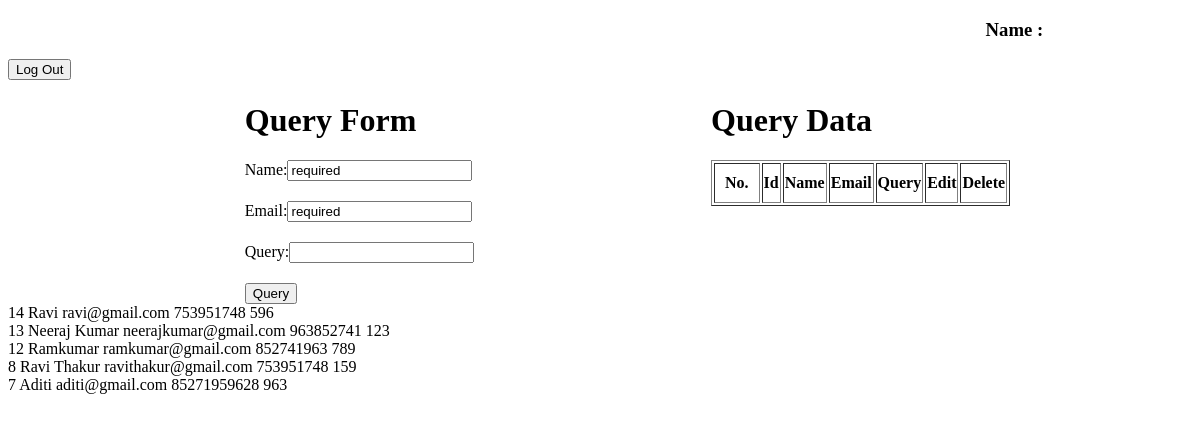
Page /slice/ on the earlier database version.
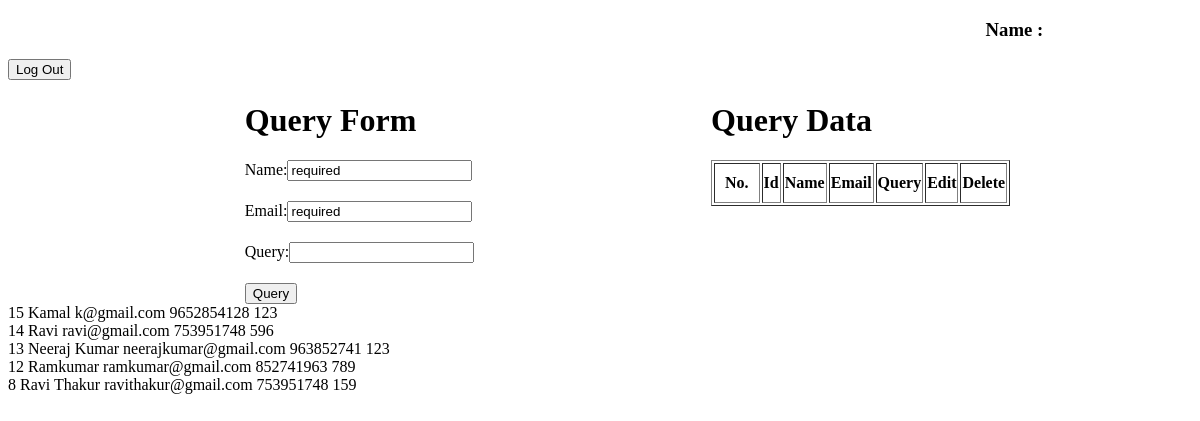
Same page on the later database version.
### app/models.py (models this page shows)
class Student(models.Model):
    stu_name=models.CharField(max_length=50)
    stu_email=models.EmailField()
    stu_contact=models.IntegerField()
    stu_password=models.CharField(max_length=25)
    def __str__(self):
       return self.stu_name

### app/views.py (the view)
# urls.py: path('slice/', views.slice, name='slice'),
def slice(request):
    data=(Student.objects.all().order_by('-id')[:5])
    print(data)
    return render (request, 'dashboard.html', {'data':data})

### app/templates/dashboard.html (shortened to what this page needs)
<!DOCTYPE html>
<html lang="en">
<head>
</head>
<body>
    <nav>
        <div>
            <h3 style="margin-left: 70%;" align="center">Name : {{data.nm}}</h3>
        </div>
        <div>
            <a href="{% url 'logout' %}"><button>Log Out</button></a>
        </div>
    </nav>
    <div style="display: flex;">
        {% if edit %}
        <div style="margin-left: 20%;">
            <h1>Query Form</h1>
            <form  action="{% url 'update' x=edit.id %}" x=edit.id method="post">
            {% csrf_token %}
                Name:<input style="margin-bottom: 20px;" type="text" name="name" readonly value={{edit.nm}} required /> <br>
                Email:<input style="margin-bottom: 20px;" type="email"  name="email" readonly value={{edit.em}} required /> <br>
                Query:<input style="margin-bottom: 20px;" type="text"  name="query" value={{edit.qu}} required /> <br>
                <button>update</button>
            </form>
        </div>
        {% else %}
        <div style="margin-left: 20%;">
            <h1>Query Form</h1>
            <form  action="{% url 'query' %}" method="post">
                Name:<input style="margin-bottom: 20px;" type="text" name="name" readonly value={{data.nm}} required /> <br>
                Email:<input style="margin-bottom: 20px;" type="email" readonly name="email" value={{data.em}} required /> <br>
                Query:<input style="margin-bottom: 20px;" type="text"  name="query" required /> <br>
                <button>Query</button>
            </form>
        </div>
        {% endif %}
        <div style="margin-left: 20%;">
            <h1>Query Data </h1>
            <table border="1" >
                <tr style="padding: 10px;">
                    <th style="padding: 10px;">No.</th>
                    <th>Id</th>
                    <th>Name</th>
                    <th>Email</th>
                    <th>Query</th>
                    <th>Edit</th>
                    <th>Delete</th>
                </tr>
            </table>
        </div>
    </div>
    {% for i in data %}
    {{i.id}}
    {{i.stu_name}}
    {{i.stu_email}}
    {{i.stu_contact}}
    {{i.stu_password}}
    <br/>
    {% endfor %}
</body>
</html>

Differences in the rows shown:
no longer on this page (row unchanged): Student: id "7", stu_name "Aditi", stu_email "aditi@gmail.com", stu_contact "85271959628", stu_password "963"
added Student: id "15", stu_name "Kamal", stu_email "k@gmail.com", stu_contact "9652854128", stu_password "123"
